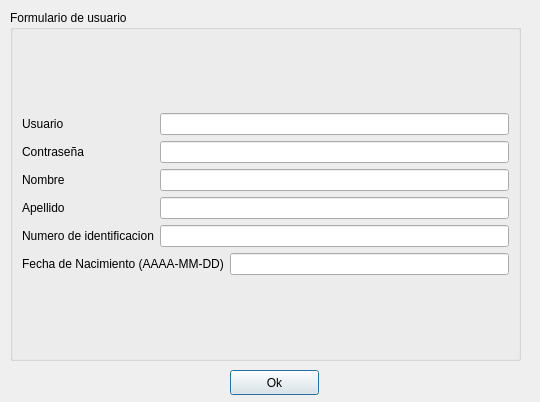
<?xml version="1.0" encoding="UTF-8"?>
<ui version="4.0">
 <class>registro_usr</class>
 <widget class="QDialog" name="registro_usr">
  <property name="geometry">
   <rect>
    <x>0</x>
    <y>0</y>
    <width>540</width>
    <height>402</height>
   </rect>
  </property>
  <property name="windowTitle">
   <string>Dialog</string>
  </property>
  <widget class="QPushButton" name="Ok">
   <property name="geometry">
    <rect>
     <x>230</x>
     <y>370</y>
     <width>89</width>
     <height>25</height>
    </rect>
   </property>
   <property name="text">
    <string>Ok</string>
   </property>
  </widget>
  <widget class="QGroupBox" name="groupBox">
   <property name="geometry">
    <rect>
     <x>10</x>
     <y>10</y>
     <width>511</width>
     <height>351</height>
    </rect>
   </property>
   <property name="title">
    <string>Formulario de usuario</string>
   </property>
   <layout class="QGridLayout" name="gridLayout_3">
    <item row="0" column="0">
     <layout class="QGridLayout" name="gridLayout_2">
      <item row="3" column="1" colspan="2">
       <widget class="QLineEdit" name="lineEdit_apellido"/>
      </item>
      <item row="4" column="0">
       <widget class="QLabel" name="label_4">
        <property name="text">
         <string>Numero de identificacion</string>
        </property>
       </widget>
      </item>
      <item row="4" column="1" colspan="2">
       <widget class="QLineEdit" name="lineEdit_ni"/>
      </item>
      <item row="5" column="0" colspan="2">
       <widget class="QLabel" name="label_6">
        <property name="text">
         <string>Fecha de Nacimiento (AAAA-MM-DD)</string>
        </property>
       </widget>
      </item>
      <item row="1" column="1" colspan="2">
       <widget class="QLineEdit" name="lineEdit_ctr"/>
      </item>
      <item row="1" column="0">
       <widget class="QLabel" name="label_3">
        <property name="text">
         <string>Contraseña</string>
        </property>
       </widget>
      </item>
      <item row="3" column="0">
       <widget class="QLabel" name="label_2">
        <property name="text">
         <string>Apellido</string>
        </property>
       </widget>
      </item>
      <item row="5" column="2">
       <widget class="QLineEdit" name="lineEdit_fn"/>
      </item>
      <item row="0" column="0">
       <widget class="QLabel" name="label_5">
        <property name="enabled">
         <bool>true</bool>
        </property>
        <property name="text">
         <string>Usuario</string>
        </property>
       </widget>
      </item>
      <item row="0" column="1" colspan="2">
       <widget class="QLineEdit" name="lineEdit_usr"/>
      </item>
      <item row="2" column="1" colspan="2">
       <widget class="QLineEdit" name="lineEdit_nombre"/>
      </item>
      <item row="2" column="0">
       <widget class="QLabel" name="label">
        <property name="text">
         <string>Nombre </string>
        </property>
       </widget>
      </item>
     </layout>
    </item>
   </layout>
  </widget>
 </widget>
 <resources/>
 <connections/>
</ui>
